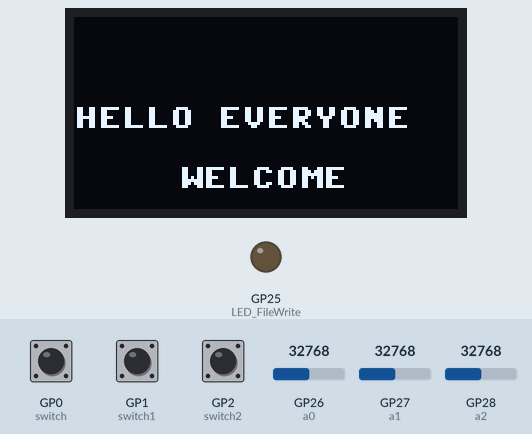
The program below on a simulated Raspberry Pi Pico running MicroPython. Parts: 128×64 one-colour display, output pins drawn as LEDs (lit = HIGH). Inputs (shaded band) come from the test bench; at power-on: GP0 (switch) HIGH, GP1 (switch1) HIGH, GP2 (switch2) HIGH, GP26 (a0) = 32768, GP27 (a1) = 32768, GP28 (a2) = 32768 (analog values on the 0–65535 scale). Files the program writes start out absent; files that are not in the repository are absent; what the program prints to the serial console is not drawn.

Above: at 6.2 s.
6.3 s: GP0 (switch) pulled LOW for 0.15 s
At 6.89 s:
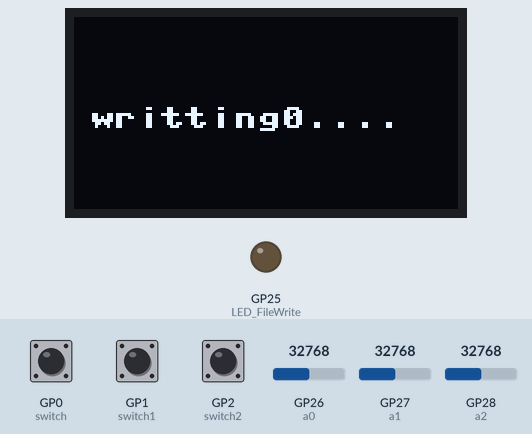
7.0 s: GP1 (switch1) pulled LOW for 3.2 s
At 8.26 s:
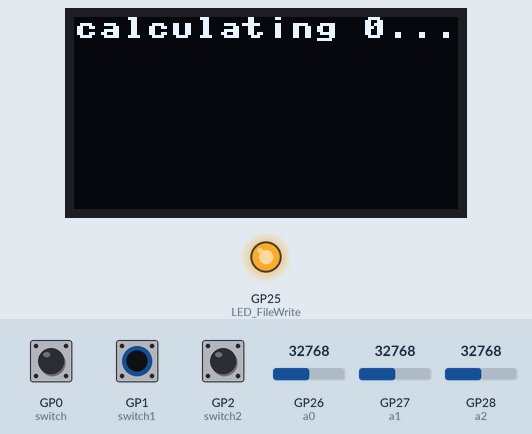
At 9.9 s:
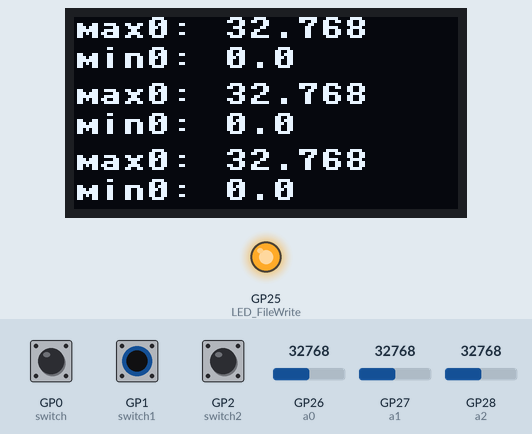
Timing chart, 0 to 11.4 s (numbered marks = the images above; inputs shaded):
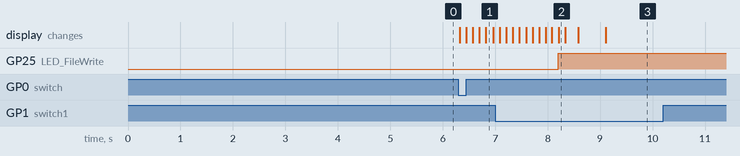

Measured:
- after the input at 6.3 s, the display: first changes at once (image 1 shows a later state)
- after the input at 7.0 s, GP25 (LED_FileWrite): LOW → HIGH after 1.2 s; the display: first differs from a run without the input after 1.2 s (image 2)

The program:

pico-data-storage.py
```python
from machine import I2C
from sh1106 import SH1106_I2C
import machine
import utime
import os

i2c = I2C(0)
oled = SH1106_I2C(128, 64, i2c)
LED_FileWrite = machine.Pin(25,machine.Pin.OUT)
switch  = machine.Pin(0,machine.Pin.IN, machine.Pin.PULL_UP)
switch1 = machine.Pin(1,machine.Pin.IN, machine.Pin.PULL_UP)
switch2 = machine.Pin(2,machine.Pin.IN, machine.Pin.PULL_UP)
a0 = machine.ADC(26)
a1 = machine.ADC(27)
a2 = machine.ADC(28)
LogFileName = "log0.txt"
Log1FileName = "log1.txt"
Log2FileName = "log2.txt"
Max_File_Size = 100
i=30
arr = [0] * 10
flag = 1
flag1 = 0

oled.rotate(180)
oled.text("HELLO EVERYONE",0,30)
oled.text("WELCOME",35,50)
oled.show()
utime.sleep(5)
oled.fill(0)

def get_max(arr, n):
    i=0
    max = arr[0]
    #print("n = ",n)
    while(i < n):
        if(arr[i]>max):
            print(".")
            max = arr[i]
        i+=1
    return max

def get_min(arr, n):
    i=0
    min = arr[0]
    #print("n = ",n)
    while(i < n-1):
        if(arr[i]<min):
            print(".")
            #print("min : ", min)
            min = arr[i]
        i+=1
    return min

def get_data0():
    a=0
    i=0
    sum=0
    while i < 100 :
        a = a0.read_u16()
#         utime.sleep_us(10)
        sum = sum +a
        #print ("sum: ",sum)
        i+=1
    sum = (sum / 100000)
    return sum

def get_data1():
    a=0
    i=0
    sum=0
    while i < 100 :
        a = a1.read_u16()
        sum = sum +a
#         utime.sleep_us(10)
        print(sum)
        #print ("sum: ",sum)
        i+=1
    sum = (sum / 100000)
    return sum

def get_data2():
    a=0
    i=0
    sum=0
    while i < 100 :
        a = a2.read_u16()
#         utime.sleep_us(10)
        sum = sum +a
        #print ("sum: ",sum)
        i+=1
    sum = (sum / 100000)
    return sum

def WriteFile(passed,m):
    if(m==0):
        LED_FileWrite.value(1)
        log = open(LogFileName,"a")
        log.write(passed)
        log.close()
        LED_FileWrite.value(0)
    if(m==1):
        LED_FileWrite.value(1)
        log1 = open(Log1FileName,"a")
        log1.write(passed)
        log1.close()
        LED_FileWrite.value(0)
    if(m==2):
        LED_FileWrite.value(1)
        log2 = open(Log2FileName,"a")
        log2.write(passed)
        log2.close()
        LED_FileWrite.value(0)

def CheckFileSize(m):
    try:
        if(m == 0):
            f = open(LogFileName,"r")
            f.seek(0, 2)
            size = f.tell()
            f.close()
            #print("size : ")
            return size
        if(m == 1):
            f1 = open(Log1FileName,"r")
            f1.seek(0, 2)
            size = f1.tell()
            f1.close()
            #print("size : ")
            return size
        if(m == 2):
            f2 = open(Log2FileName,"r")
            f2.seek(0, 2)
            size = f2.tell()
            f2.close()
            #print("size : ")
            return size
    except:
        return 0


def Read(m):
    if(m == 0):
        LED_FileWrite.value(1)
        tmpName = LogFileName + '.bak'

        with open(LogFileName, 'r') as readFrom:
            a = readFrom.readlines()
            n = len(a)
            i=0
            while (i < n) :
                arr[i]=a[i]
                print("data ", i+1,"= ", arr[i])
                utime.sleep(0.1)
                i+=1
            #print("a = ",(float(arr[3]))-1)
            #print("length : ",n)
            return arr
    if(m == 1):
        LED_FileWrite.value(1)
        tmpName = Log1FileName + '.bak'

        with open(Log1FileName, 'r') as readFrom:
            a = readFrom.readlines()
            n = len(a)
            i=0
            while (i < n) :
                arr[i]=a[i]
                print("data ", i+1,"= ", arr[i])
                utime.sleep(0.1)
                i+=1
            #print("a = ",(float(arr[3]))-1)
            #print("length : ",n)
            return arr
    if(m == 2):
        LED_FileWrite.value(1)
        tmpName = Log2FileName + '.bak'

        with open(Log2FileName, 'r') as readFrom:
            a = readFrom.readlines()
            n = len(a)
            i=0
            while (i < n) :
                arr[i]=a[i]
                print("data ", i+1,"= ", arr[i])
                utime.sleep(0.5)
                i+=1
            #print("a = ",(float(arr[3]))-1)
            #print("length : ",n)
            return arr

def string_size(flag,m):
    print("flag : ",flag)
    if(flag == 0 ):
        return 0
    else:
        if(m == 0):
            LED_FileWrite.value(1)
            tmpName = LogFileName + '.bak'

            with open(LogFileName, 'r') as readFrom:
                a = readFrom.readlines()
                n = len(a)
            return n
        if(m == 1):
            LED_FileWrite.value(1)
            tmpName = Log1FileName + '.bak'

            with open(Log1FileName, 'r') as readFrom:
                a = readFrom.readlines()
                n = len(a)
            return n
        if(m == 2):
            LED_FileWrite.value(1)
            tmpName = Log2FileName + '.bak'

            with open(Log2FileName, 'r') as readFrom:
                a = readFrom.readlines()
                n = len(a)
            return n

while True:
    print("switch : ",switch.value())
    print("switch1 : ",switch1.value())
    print("switch2 : ",switch2.value())
    if(switch.value()==0):
        if (flag1 == 1):
            oled.fill(0)
            oled.text("please sterlize",0,20)
            oled.text("THE NOZZLE",20,40)
            oled.show()
            utime.sleep(2)
            oled.fill(0)
        else:
            if(CheckFileSize(0) < Max_File_Size) :
                stringToWrite = str(get_data0()) + "\r\n"
                WriteFile(stringToWrite,0)
                print("writing..............")
                oled.text("writting0", 5, 30)
                oled.show()
                utime.sleep(0.1)
                oled.text("writting0.", 5, 30)
                oled.show()
                utime.sleep(0.1)
                oled.text("writting0..", 5, 30)
                oled.show()
                utime.sleep(0.1)
                oled.text("writting0...", 5, 30)
                oled.show()
                utime.sleep(0.1)
                oled.text("writting0....", 5, 30)
                oled.show()
                utime.sleep(0.1)
                oled.fill(0)
            else:
                print("storage 0 full")
                oled.text("storage 0 full", 5, 30)
                oled.show()
                utime.sleep(1)
                oled.fill(0)
            if(CheckFileSize(1) < Max_File_Size) :
                stringToWrite1 = str(get_data1()) + "\r\n"
                WriteFile(stringToWrite1,1)
                print("writing..............")
                oled.fill(0)
                oled.text("writting1", 5, 30)
                oled.show()
                utime.sleep(0.1)
                oled.text("writting1.", 5, 30)
                oled.show()
                utime.sleep(0.1)
                oled.text("writting1..", 5, 30)
                oled.show()
                utime.sleep(0.1)
                oled.text("writting1...", 5, 30)
                oled.show()
                utime.sleep(0.1)
                oled.text("writting1....", 5, 30)
                oled.show()
                utime.sleep(0.1)
                oled.fill(0)
            else:
                print("storage 1 full")
                oled.text("storage 1 full", 5, 30)
                oled.show()
                utime.sleep(1)
                oled.fill(0)
            if(CheckFileSize(2) < Max_File_Size) :
                stringToWrite2 = str(get_data2()) + "\r\n"
                WriteFile(stringToWrite2,2)
                print("writing..............")
                oled.fill(0)
                oled.text("writting2", 5, 30)
                oled.show()
                utime.sleep(0.1)
                oled.text("writting2.", 5, 30)
                oled.show()
                utime.sleep(0.1)
                oled.text("writting2..", 5, 30)
                oled.show()
                utime.sleep(0.1)
                oled.text("writting2...", 5, 30)
                oled.show()
                utime.sleep(0.1)
                oled.text("writting2....", 5, 30)
                oled.show()
                utime.sleep(0.1)
                oled.fill(0)
            else:
                print("storage 2 full")
                oled.text("storage 2 full", 5, 30)
                oled.show()
                utime.sleep(1)
                oled.fill(0)
            flag1 = 1

    if(switch1.value()==0):
        oled.text("calculating 0...", 0, 0)
        oled.show()
        Read(0)
        n = len(arr)
        arr1 = map(float,arr)
        arr2 = list(arr1)
        max = get_max(arr2, n)
        min = get_min(arr2, n)
        print("max0 : ",max)
        print("min0 : ",min)
        oled.fill(0)
        oled.text("max0: ", 0, 0)
        oled.text(str(max), 50, 0)
        oled.text("min0: ", 0, 10)
        oled.text(str(min), 50, 10)
        oled.show()
        utime.sleep(0.1)
        print("-----------------------------------------------------")
        oled.show()
        Read(1)
        n = len(arr)
        arr1 = map(float,arr)
        arr2 = list(arr1)
        max = get_max(arr2, n)
        min = get_min(arr2, n)
        print("max1 : ",max)
        print("min1 : ",min)
        oled.text("max0: ", 0, 22)
        oled.text(str(max), 50, 22)
        oled.text("min0: ", 0, 32)
        oled.text(str(min), 50, 32)
        oled.show()
        print("-----------------------------------------------------")
        Read(2)
        n = len(arr)
        arr1 = map(float,arr)
        arr2 = list(arr1)
        max = get_max(arr2, n)
        min = get_min(arr2, n)
        print("max2: ",max)
        print("min2: ",min)
        oled.text("max0: ", 0, 44)
        oled.text(str(max), 50, 44)
        oled.text("min0: ", 0, 54)
        oled.text(str(min), 50, 54)
        oled.show()
        print("-----------------------------------------------------")
        utime.sleep(10)
        oled.fill(0)
    if(switch2.value()==0):
        size = string_size(flag,0)
        print("size 0: ",size)
        size = string_size(flag,1)
        print("size 1: ",size)
        size = string_size(flag,2)
        print("size 2: ",size)
        utime.sleep(2)
        if(switch2.value()==0):
            f = open('log0.txt', 'w')
            os.remove('log0.txt')
            f1 = open('log1.txt', 'w')
            os.remove('log1.txt')
            f2 = open('log2.txt', 'w')
            os.remove('log2.txt')
            flag = 0
            print("cleared..........................")
            oled.text("data cleared...", 5, 30)
            oled.show()
            utime.sleep(1)
            oled.fill(0)
    #else:
        #check = get_data0()
        #check_data1=
        #print("check : ",check)
        #if(120 > i >10 ):
        
```
